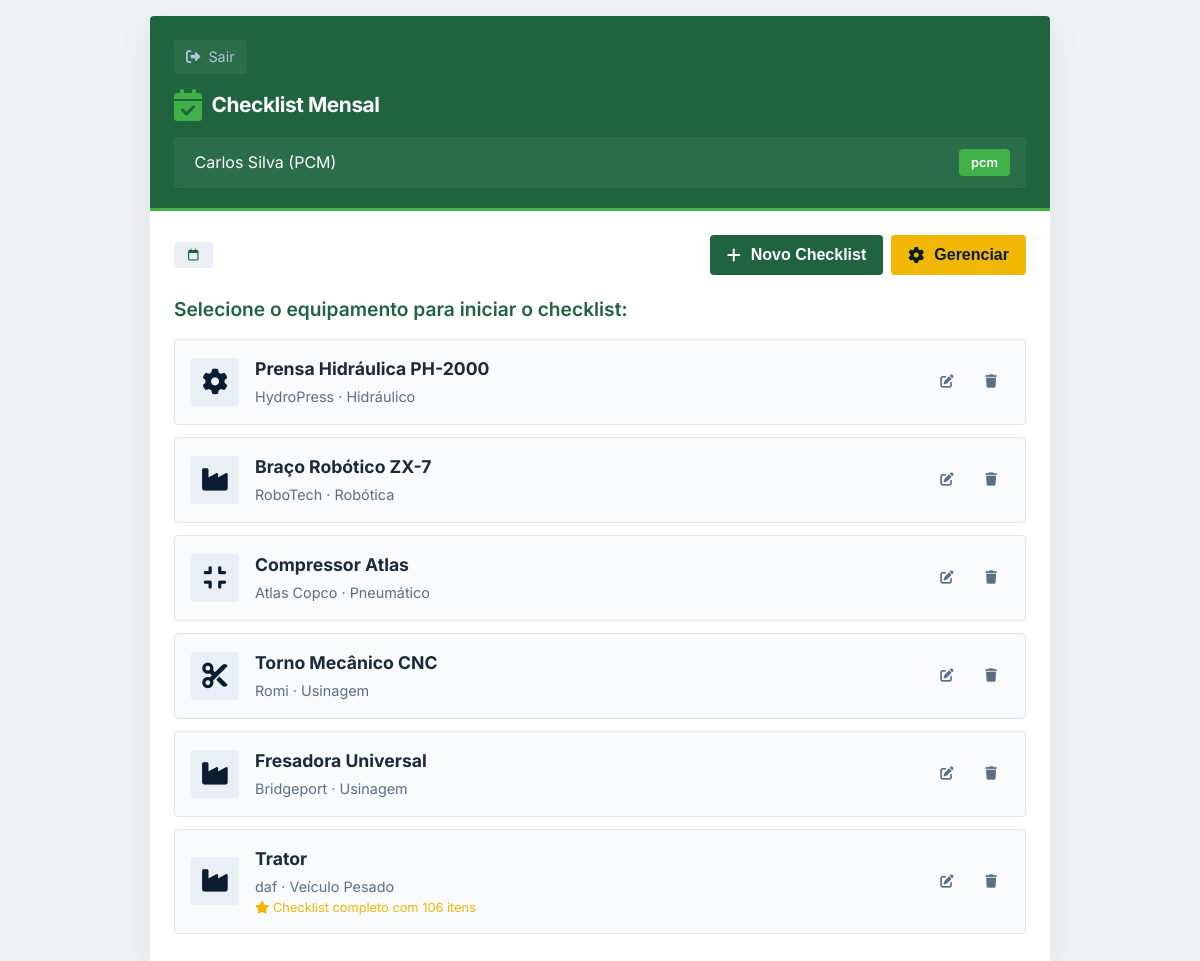
Page /modulo/checklist/template (signed in) on the committed database.
### app.py (models this page shows, shortened)
class Usuario(db.Model):
    __tablename__ = 'usuarios'
    id = db.Column(db.Integer, primary_key=True)
    nome = db.Column(db.String(100), nullable=False)
    login = db.Column(db.String(50), unique=True, nullable=False)
    senha = db.Column(db.String(100), nullable=False)
    perfil = db.Column(db.String(20), nullable=False)  # 'manutentor', 'pcm', 'operador'
    modulo_acesso = db.Column(db.String(50))  # 'leitura', 'checklist', 'corretivas', 'todos'

class Equipamento(db.Model):
    __tablename__ = 'equipamentos'
    id = db.Column(db.Integer, primary_key=True)
    nome = db.Column(db.String(100), nullable=False)
    modelo = db.Column(db.String(50))
    fabricante = db.Column(db.String(100))
    tipo = db.Column(db.String(50))
    manual_pdf = db.Column(db.String(200))
    data_cadastro = db.Column(db.DateTime, default=datetime.utcnow)

### app.py (the view)
@app.route('/modulo/checklist/template')
@login_required
def template_checklist():
    usuario = Usuario.query.get(session['usuario_id'])
    equipamentos = Equipamento.query.all()
    return render_template('modulo_checklist.html', usuario=usuario, equipamentos=equipamentos)

### app.py (called while the page is built)
def login_required(f):
    @wraps(f)
    def decorated_function(*args, **kwargs):
        if 'usuario_id' not in session:
            return redirect(url_for('index'))
        return f(*args, **kwargs)
    return decorated_function

### templates/modulo_checklist.html (shortened to what this page needs)
<!DOCTYPE html>
<html lang="pt-BR">
<head>
    <link rel="stylesheet" href="https://cdnjs.cloudflare.com/ajax/libs/font-awesome/6.0.0-beta3/css/all.min.css">
    <link rel="stylesheet" href="{{ url_for('static', filename='css/modulo_checklist.css') }}">
</head>
<body>
<div class="app-container">
    <div class="screen">
        <div class="header-aguia">
            <div class="back-button" onclick="window.location.href='/'">
                <i class="fas fa-sign-out-alt"></i> Sair
            </div>
            <div class="header-logo" style="font-size:1.3rem;">
                <i class="fas fa-calendar-check"></i> Checklist Mensal
            </div>
            <div class="user-info">
                <span> {{ usuario.nome }} ({{ usuario.perfil|upper }})</span>
                <span class="badge">{{ usuario.perfil }}</span>
            </div>
        </div>
        <div class="content-padded">
            <div style="display:flex; justify-content: space-between; align-items: center; margin-bottom: 20px;">
                <span class="status-tag"><i class="far fa-calendar"></i> {{ mes_ano }}</span>
                <div style="display: flex; gap: 8px;">
                    <button class="btn" style="width: auto; padding: 10px 16px;" onclick="window.location.href='/modulo/checklist?new=1'">
                        <i class="fas fa-plus"></i> Novo Checklist
                    </button>
                    {% if usuario.perfil == 'pcm' %}
                    <button class="btn" style="width: auto; padding: 10px 16px; background: #f2b705; color: #0a1c2f;" onclick="abrirModalGerenciarEquipamentos()">
                        <i class="fas fa-cog"></i> Gerenciar
                    </button>
                    {% endif %}
                </div>
            </div>
            {% if request.args.get('new') or not checklists or checklists|length == 0 %}
                <h3>Selecione o equipamento para iniciar o checklist:</h3>
                {% if equipamentos %}
                    <div style="margin-top: 15px;">
                        {% for equipamento in equipamentos %}
                        <div class="equipamento-card">
                            <div class="equipamento-icon" onclick="iniciarChecklist({{ equipamento.id }})" style="cursor: pointer;">
                                {% if 'daf' in equipamento.nome|lower %}
                                <i class="fas fa-truck"></i>
                                {% elif 'prensa' in equipamento.nome|lower %}
                                <i class="fas fa-cog"></i>
                                {% elif 'robô' in equipamento.nome|lower or 'robot' in equipamento.nome|lower %}
                                <i class="fas fa-robot"></i>
                                {% elif 'compressor' in equipamento.nome|lower %}
                                <i class="fas fa-compress"></i>
                                {% elif 'torno' in equipamento.nome|lower %}
                                <i class="fas fa-cut"></i>
                                {% else %}
                                <i class="fas fa-industry"></i>
                                {% endif %}
                            </div>
                            <div class="equipamento-info" onclick="iniciarChecklist({{ equipamento.id }})" style="cursor: pointer;">
                                <h4>{{ equipamento.nome }}</h4>
                                <p>{{ equipamento.fabricante }} · {{ equipamento.tipo }}</p>
                                {% if equipamento.id == 6 %}
                                <p style="color: #f2b705; font-size: 0.8rem;">
                                    <i class="fas fa-star"></i> Checklist completo com 106 itens
                                </p>
                                {% endif %}
                            </div>
                            {% if usuario.perfil == 'pcm' %}
                            <div class="equipamento-actions">
                                <button class="action-btn edit" onclick="event.stopPropagation(); editarEquipamento({{ equipamento.id }})" title="Editar equipamento">
                                    <i class="fas fa-edit"></i>
                                </button>
                                <button class="action-btn delete" onclick="event.stopPropagation(); confirmarExcluirEquipamento({{ equipamento.id }}, '{{ equipamento.nome }}')" title="Excluir equipamento">
                                    <i class="fas fa-trash"></i>
                                </button>
                            </div>
                            {% endif %}
                        </div>
                        {% endfor %}
                    </div>
                {% else %}
                    <div class="sem-checklist">
                        <i class="fas fa-tools"></i>
                        <h3>Nenhum equipamento cadastrado</h3>
                        <p>Entre em contato com o PCM para cadastrar equipamentos.</p>
                    </div>
                {% endif %}
            {% endif %}
        </div>
    </div>
</div>
</body>
</html>

### static/css/modulo_checklist.css (style rules this page uses)
* { margin: 0; padding: 0; box-sizing: border-box; }
body { font-family: 'Inter', sans-serif; background: #f0f2f5; color: #1a2a3a; line-height: 1.5; min-height: 100vh; padding: 16px; }
.app-container { max-width: 900px; width: 100%; margin: 0 auto; }
.screen { background: white; border-radius: 4px; box-shadow: 0 10px 30px rgba(32, 100, 63, 0.1); overflow: hidden; }
.header-aguia { background: #20643f; color: white; padding: 24px 24px 20px 24px; border-bottom: 3px solid #40b049; }
.header-logo { display: flex; align-items: center; gap: 10px; font-weight: 700; font-size: 1.5rem; letter-spacing: -0.02em; margin-bottom: 4px; }
.header-logo i { font-size: 2rem; color: #40b049; }
.back-button { display: inline-flex; align-items: center; gap: 8px; color: #b0c4de; font-size: 0.9rem; margin-bottom: 15px; cursor: pointer; padding: 6px 12px; background: rgba(255,255,255,0.05); border-radius: 4px; width: fit-content; transition: 0.2s; }
.user-info { background: rgba(255,255,255,0.05); padding: 12px 16px; border-radius: 4px; margin-top: 16px; display: flex; align-items: center; justify-content: space-between; }
.badge { background: #40b049; color: white; padding: 4px 12px; border-radius: 4px; font-weight: 600; font-size: 0.8rem; }
.content-padded { padding: 24px; }
h3 { font-size: 1.2rem; font-weight: 600; color: #20643f; margin-bottom: 15px; }
.status-tag { background: #e9eff5; border-radius: 4px; padding: 4px 14px; font-weight: 600; font-size: 0.75rem; display: inline-block; color: #20643f; }
.btn { background: #20643f; border: none; color: white; padding: 16px 24px; border-radius: 4px; font-weight: 600; font-size: 1rem; width: 100%; text-align: center; display: inline-flex; align-items: center; justify-content: center; gap: 10px; cursor: pointer; transition: 0.15s; border: 1px solid transparent; }

### templates/modulo_checklist.html (style rules this page uses)
.equipamento-card { background: #f9fbfd; border: 1px solid #e0e5ec; border-radius: 4px; padding: 16px; margin-bottom: 12px; display: flex; align-items: center; gap: 16px; transition: all 0.2s; position: relative; }
.equipamento-icon { width: 48px; height: 48px; background: #e9eff5; border-radius: 4px; display: flex; align-items: center; justify-content: center; color: #0a1c2f; font-size: 1.6rem; }
.equipamento-info { flex: 1; }
.equipamento-info h4 { font-size: 1.1rem; margin-bottom: 4px; }
.equipamento-info p { color: #5a6f84; font-size: 0.9rem; }
.equipamento-actions { display: flex; gap: 8px; margin-left: auto; }
.action-btn { background: none; border: none; width: 36px; height: 36px; border-radius: 4px; display: flex; align-items: center; justify-content: center; cursor: pointer; transition: all 0.2s; color: #5a6f84; }

### rows in the picture
Usuario: nome "Carlos Silva", perfil "PCM", perfil "pcm"
Equipamento: nome "Prensa Hidráulica PH-2000", fabricante "HydroPress", tipo "Hidráulico"
Equipamento: nome "Braço Robótico ZX-7", fabricante "RoboTech", tipo "Robótica"
Equipamento: nome "Compressor Atlas", fabricante "Atlas Copco", tipo "Pneumático"
Equipamento: nome "Torno Mecânico CNC", fabricante "Romi", tipo "Usinagem"
Equipamento: nome "Fresadora Universal", fabricante "Bridgeport", tipo "Usinagem"
Equipamento: nome "Trator", fabricante "daf", tipo "Veículo Pesado", shows "Checklist completo com 106 itens"
